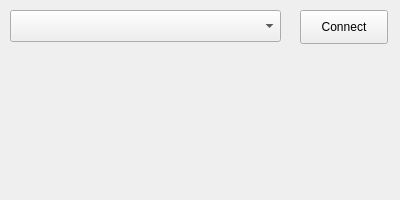
<?xml version="1.0" encoding="UTF-8"?>
<ui version="4.0">
 <class>Form</class>
 <widget class="QWidget" name="Form">
  <property name="geometry">
   <rect>
    <x>0</x>
    <y>0</y>
    <width>400</width>
    <height>200</height>
   </rect>
  </property>
  <property name="minimumSize">
   <size>
    <width>400</width>
    <height>200</height>
   </size>
  </property>
  <property name="windowTitle">
   <string>Form</string>
  </property>
  <widget class="QPushButton" name="pushButton_Connect">
   <property name="geometry">
    <rect>
     <x>300</x>
     <y>10</y>
     <width>88</width>
     <height>34</height>
    </rect>
   </property>
   <property name="text">
    <string>Connect</string>
   </property>
  </widget>
  <widget class="QComboBox" name="comboBox_Ports">
   <property name="geometry">
    <rect>
     <x>10</x>
     <y>10</y>
     <width>271</width>
     <height>32</height>
    </rect>
   </property>
  </widget>
 </widget>
 <resources/>
 <connections>
  <connection>
   <sender>pushButton_Connect</sender>
   <signal>clicked()</signal>
   <receiver>Form</receiver>
   <slot>OpenCommPort()</slot>
   <hints>
    <hint type="sourcelabel">
     <x>332</x>
     <y>31</y>
    </hint>
    <hint type="destinationlabel">
     <x>334</x>
     <y>110</y>
    </hint>
   </hints>
  </connection>
 </connections>
 <designerdata>
  <property name="gridDeltaX">
   <number>10</number>
  </property>
  <property name="gridDeltaY">
   <number>10</number>
  </property>
  <property name="gridSnapX">
   <bool>true</bool>
  </property>
  <property name="gridSnapY">
   <bool>true</bool>
  </property>
  <property name="gridVisible">
   <bool>true</bool>
  </property>
 </designerdata>
 <slots>
  <slot>OpenCommPort()</slot>
 </slots>
</ui>
